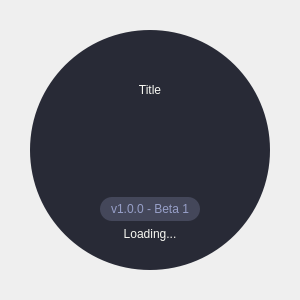
<?xml version="1.0" encoding="UTF-8"?>
<ui version="4.0">
 <class>SplashScreen</class>
 <widget class="QMainWindow" name="SplashScreen">
  <property name="geometry">
   <rect>
    <x>0</x>
    <y>0</y>
    <width>300</width>
    <height>300</height>
   </rect>
  </property>
  <property name="minimumSize">
   <size>
    <width>300</width>
    <height>300</height>
   </size>
  </property>
  <property name="maximumSize">
   <size>
    <width>300</width>
    <height>300</height>
   </size>
  </property>
  <property name="windowTitle">
   <string>Loading...</string>
  </property>
  <widget class="QWidget" name="centralwidget">
   <property name="minimumSize">
    <size>
     <width>300</width>
     <height>300</height>
    </size>
   </property>
   <property name="maximumSize">
    <size>
     <width>300</width>
     <height>299</height>
    </size>
   </property>
   <layout class="QVBoxLayout" name="verticalLayout">
    <property name="spacing">
     <number>0</number>
    </property>
    <property name="leftMargin">
     <number>10</number>
    </property>
    <property name="topMargin">
     <number>10</number>
    </property>
    <property name="rightMargin">
     <number>10</number>
    </property>
    <property name="bottomMargin">
     <number>10</number>
    </property>
    <item>
     <widget class="QFrame" name="contanier">
      <property name="frameShape">
       <enum>QFrame::NoFrame</enum>
      </property>
      <property name="frameShadow">
       <enum>QFrame::Raised</enum>
      </property>
      <layout class="QVBoxLayout" name="verticalLayout_2">
       <property name="spacing">
        <number>0</number>
       </property>
       <property name="leftMargin">
        <number>20</number>
       </property>
       <property name="topMargin">
        <number>20</number>
       </property>
       <property name="rightMargin">
        <number>20</number>
       </property>
       <property name="bottomMargin">
        <number>20</number>
       </property>
       <item>
        <widget class="QFrame" name="circle_bg">
         <property name="styleSheet">
          <string notr="true">QFrame{
	background-color: #282a36;
	color: #f8f8f2;
	border-radius: 120px;
	font: 9pt &quot;Segoe UI&quot;;
}</string>
         </property>
         <property name="frameShape">
          <enum>QFrame::NoFrame</enum>
         </property>
         <property name="frameShadow">
          <enum>QFrame::Raised</enum>
         </property>
         <layout class="QVBoxLayout" name="verticalLayout_3">
          <property name="spacing">
           <number>0</number>
          </property>
          <property name="leftMargin">
           <number>0</number>
          </property>
          <property name="topMargin">
           <number>0</number>
          </property>
          <property name="rightMargin">
           <number>0</number>
          </property>
          <property name="bottomMargin">
           <number>0</number>
          </property>
          <item>
           <widget class="QFrame" name="texts">
            <property name="maximumSize">
             <size>
              <width>16777215</width>
              <height>200</height>
             </size>
            </property>
            <property name="styleSheet">
             <string notr="true">background: none;</string>
            </property>
            <property name="frameShape">
             <enum>QFrame::StyledPanel</enum>
            </property>
            <property name="frameShadow">
             <enum>QFrame::Raised</enum>
            </property>
            <layout class="QVBoxLayout" name="verticalLayout_4">
             <property name="topMargin">
              <number>25</number>
             </property>
             <item>
              <layout class="QGridLayout" name="gridLayout">
               <item row="0" column="0">
                <widget class="QLabel" name="title">
                 <property name="minimumSize">
                  <size>
                   <width>0</width>
                   <height>30</height>
                  </size>
                 </property>
                 <property name="text">
                  <string>Title</string>
                 </property>
                 <property name="alignment">
                  <set>Qt::AlignCenter</set>
                 </property>
                </widget>
               </item>
               <item row="3" column="0">
                <widget class="QLabel" name="loading">
                 <property name="text">
                  <string>Loading...</string>
                 </property>
                 <property name="alignment">
                  <set>Qt::AlignCenter</set>
                 </property>
                </widget>
               </item>
               <item row="2" column="0">
                <widget class="QFrame" name="frame">
                 <property name="frameShape">
                  <enum>QFrame::NoFrame</enum>
                 </property>
                 <property name="frameShadow">
                  <enum>QFrame::Raised</enum>
                 </property>
                 <layout class="QVBoxLayout" name="verticalLayout_5">
                  <property name="spacing">
                   <number>0</number>
                  </property>
                  <property name="leftMargin">
                   <number>0</number>
                  </property>
                  <property name="topMargin">
                   <number>0</number>
                  </property>
                  <property name="rightMargin">
                   <number>0</number>
                  </property>
                  <property name="bottomMargin">
                   <number>0</number>
                  </property>
                  <item alignment="Qt::AlignHCenter">
                   <widget class="QLabel" name="version">
                    <property name="minimumSize">
                     <size>
                      <width>100</width>
                      <height>24</height>
                     </size>
                    </property>
                    <property name="maximumSize">
                     <size>
                      <width>100</width>
                      <height>24</height>
                     </size>
                    </property>
                    <property name="styleSheet">
                     <string notr="true">QLabel{
	color: rgb(151, 159, 200);
	background-color: rgb(68, 71, 90);
	border-radius: 12px;
}</string>
                    </property>
                    <property name="text">
                     <string>v1.0.0 - Beta 1</string>
                    </property>
                    <property name="alignment">
                     <set>Qt::AlignCenter</set>
                    </property>
                   </widget>
                  </item>
                 </layout>
                </widget>
               </item>
               <item row="1" column="0">
                <widget class="QFrame" name="empty">
                 <property name="minimumSize">
                  <size>
                   <width>0</width>
                   <height>89</height>
                  </size>
                 </property>
                 <property name="frameShape">
                  <enum>QFrame::NoFrame</enum>
                 </property>
                 <property name="frameShadow">
                  <enum>QFrame::Raised</enum>
                 </property>
                </widget>
               </item>
              </layout>
             </item>
            </layout>
           </widget>
          </item>
         </layout>
        </widget>
       </item>
      </layout>
     </widget>
    </item>
   </layout>
  </widget>
 </widget>
 <resources/>
 <connections/>
</ui>
